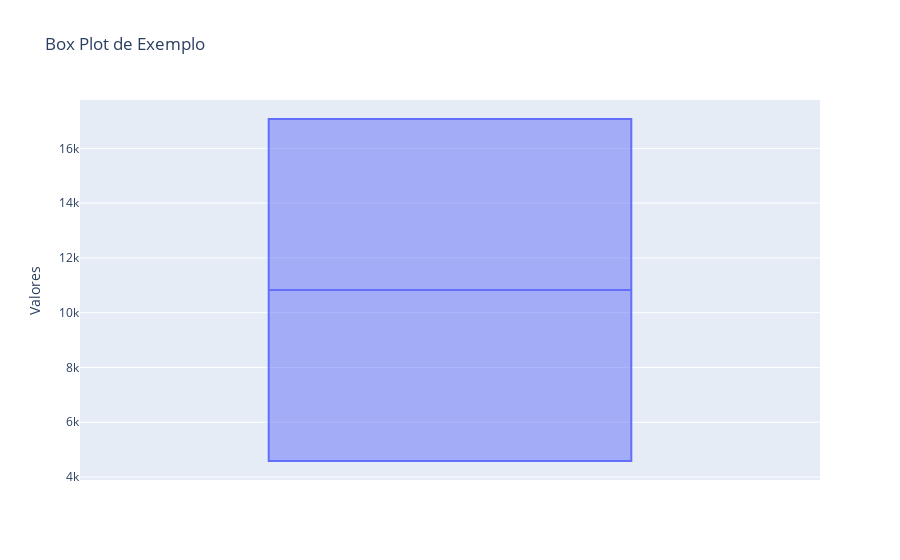

The notebook cell this image was saved under:
### Markdown cell above
### Situação Cadastral

### Code cell
print(df_relatorio['Situação Cadastral'].unique())

# Contando as ocorrências de cada valor em 'Situação Cadastral'
contagem_situacao = df_relatorio['Situação Cadastral'].value_counts()

# Criando o gráfico de barras
plt.bar(contagem_situacao.index, contagem_situacao.values, color="red")

# Adicionando os valores acima das barras
for i, valor in enumerate(contagem_situacao.values):
    plt.text(i, valor, str(valor), ha='center', va='bottom')

# Configurando os rótulos dos eixos e o título
plt.ylabel('Número de Situação Cadastral')
plt.xlabel('Situação Cadastral')
plt.title('Situação Cadastral por Quantidade')
plt.show()

# Criando o histograma
plt.hist(contagem_situacao, bins=5, color='blue', edgecolor='black')

# Adicionando título e rótulos
plt.title('Histograma de Exemplo')
plt.xlabel('Valores')
plt.ylabel('Frequência')

# Exibindo o gráfico
plt.show()

# Criando o box plot
fig = px.box(contagem_situacao, y=contagem_situacao, labels={'y': 'Valores'}, title='Box Plot de Exemplo')

# Exibindo o gráfico
fig.show()

### Figure 1 — Plotly figure (JSON) as saved in the notebook; plotly's stock layout.template omitted (floating-point values rounded to 4 significant figures)
{"data": [{"alignmentgroup": "True", "hovertemplate": "Valores=%{y}<extra></extra>", "legendgroup": "", "marker": {"color": "#636efa"}, "name": "", "notched": false, "offsetgroup": "", "orientation": "v", "showlegend": false, "type": "box", "x0": " ", "xaxis": "x", "y": [17072, 4585], "y0": " ", "yaxis": "y"}], "layout": {"boxmode": "group", "legend": {"tracegroupgap": 0}, "title": {"text": "Box Plot de Exemplo"}, "xaxis": {"anchor": "y", "domain": [0, 1]}, "yaxis": {"anchor": "x", "domain": [0, 1], "title": {"text": "Valores"}}}}
